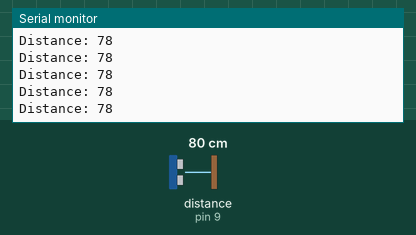
This sketch was run on a simulated Arduino Uno, built with avr-gcc and run on an emulated ATmega328P. On the bench: the last lines printed to the serial monitor. Wiring (inferred from the names in the program): ultrasonic range finder: trigger pin 11; echo pin 9. Inputs (shaded band) come from the test bench; at power-on: distance to the obstacle (sensor on pin 9) 80 cm. The echo pulse lasts 58.3 µs per cm.

Above: at 1.2 s.
1.3 s: distance to the obstacle (sensor on pin 9) set to 2 cm
At 2.1 s:
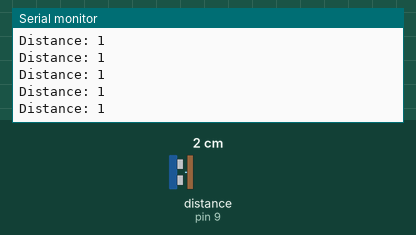
4.3 s: distance to the obstacle (sensor on pin 9) set to 120 cm
At 5.4 s:
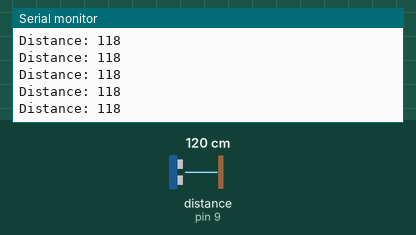
7.3 s: distance to the obstacle (sensor on pin 9) set to 4 cm
At 8.3 s:
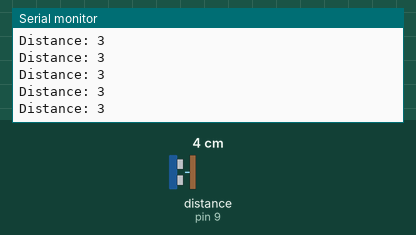
10.3 s: distance to the obstacle (sensor on pin 9) set to 18 cm
At 10.9 s:
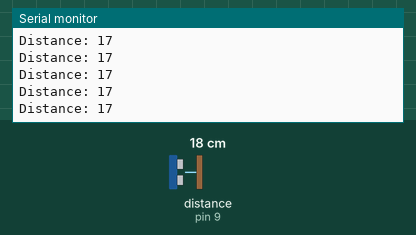
Timing chart, 0 to 13.3 s (numbered marks = the images above; inputs shaded):
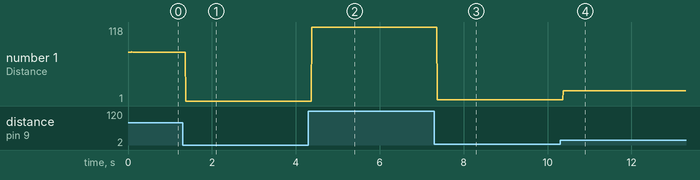

Measured:
- after the input at 1.3 s, the serial monitor: prints a new line after 0.07 s (image 1)
- after the input at 4.3 s, the serial monitor: prints a new line after 0.08 s (image 2)
- after the input at 7.3 s, the serial monitor: prints a new line after 0.07 s (image 3)
- after the input at 10.3 s, the serial monitor: prints a new line after 0.07 s (image 4)
- plotted number 1: 78 → 1 after the input at 1.3 s, 1 → 118 after the input at 4.3 s, 118 → 3 after the input at 7.3 s, 3 → 1 after the input at 10.3 s

The sketch:

tv_sensor1.ino
```cpp
const int trigPin = 11;
const int echoPin = 9;
long duration;
int distance;
int led = 5;
//int buzz = 8;

void setup() {
pinMode(trigPin, OUTPUT);
pinMode(echoPin, INPUT);
//pinMode(buzz, OUTPUT);
Serial.begin(9600);
}

void loop() {
digitalWrite(trigPin, LOW);
delayMicroseconds(2);
digitalWrite(trigPin, HIGH);
delayMicroseconds(10);
digitalWrite(trigPin, LOW);
duration = pulseIn(echoPin, HIGH);
//This calculates the distance and prints it in the serial monitors
distance= duration*0.034/2;
Serial.print("Distance: ");
Serial.println(distance);

  if(distance <= 5)
  {
    digitalWrite(led, HIGH);
    //digitalWrite(buzz, HIGH);
  }else if(distance >= 150)
  {
    digitalWrite(led, LOW);
  }
  else
  {
   digitalWrite(led, HIGH);
   //digitalWrite(buzz, LOW);
  }

  if(distance <=5 || distance >= 150)
  {
    digitalWrite(led, LOW);
  }
}
```
